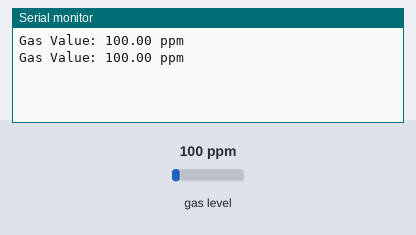
Recording of a sketch running on a simulated Arduino Uno, built with avr-gcc and run on an emulated ATmega328P. Shown: the last lines printed to the serial monitor. Inputs (shaded band) come from the test bench; at power-on: gas level 100 ppm.

Above: at 1.8 s.
1.9 s: gas level set to 20 ppm
At 2.8 s:
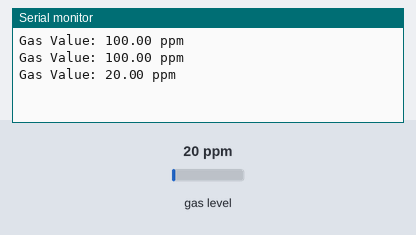
3.4 s: gas level set to 250 ppm
At 4.3 s:
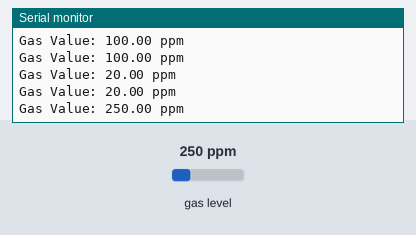
Timing chart, 0 to 6.4 s (numbered marks = the images above; inputs shaded):
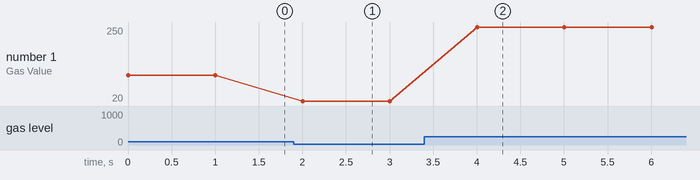

The sketch:

polosmq.ino
```cpp
#include <MQ2.h>

MQ2 mq2(A0);
void setup() {
  Serial.begin(9600);
}

void loop() {
  float gasValue = mq2.readLPG();
  Serial.print("Gas Value: ");
  Serial.print(gasValue);
  Serial.println(" ppm");
  delay(1000);
}
```

Measured:
- after the input at 1.9 s, the serial monitor: prints a new line after 0.10 s (image 1)
- after the input at 3.4 s, the serial monitor: prints a new line after 0.60 s (image 2)
- plotted number 1: 100 → 20 after the input at 1.9 s, 20 → 250 after the input at 3.4 s
